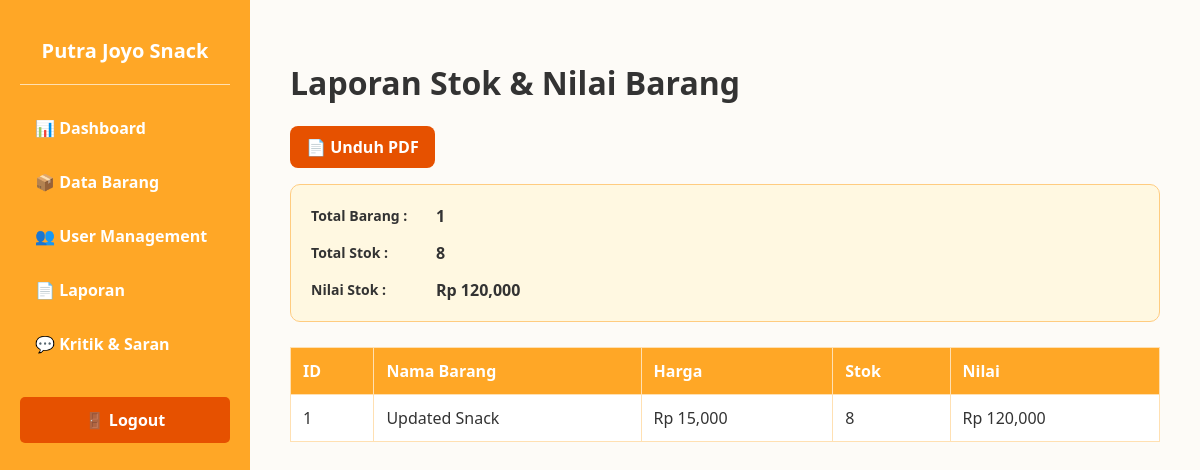
The app's page /admin/laporan, older data.
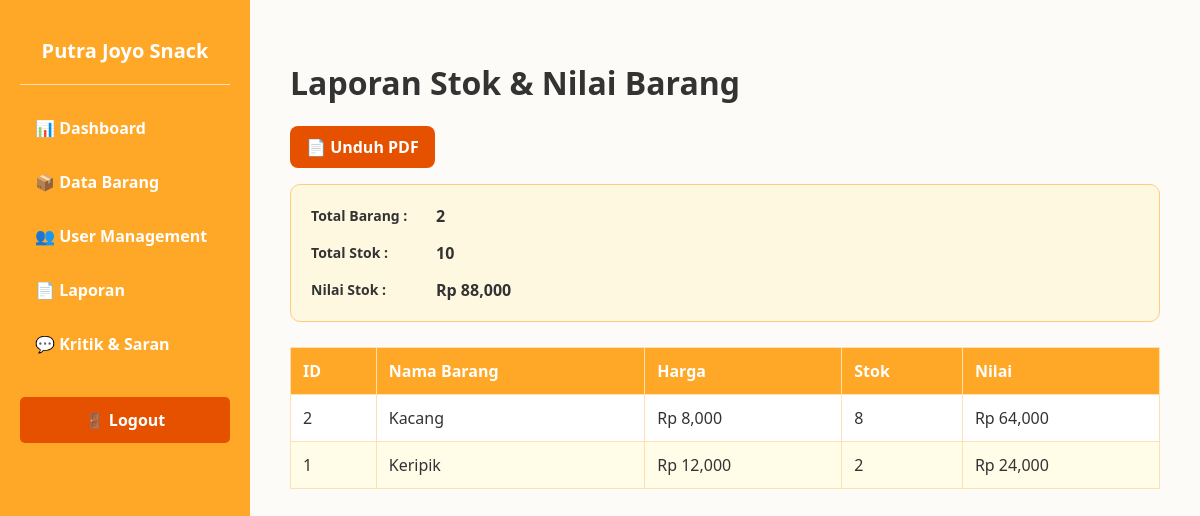
The same page, newer data.
### app.py (models this page shows)
class Barang(db.Model):
    id = db.Column(db.Integer, primary_key=True)
    nama_barang = db.Column(db.String(100), nullable=False)
    harga = db.Column(db.Integer, nullable=False)
    stok = db.Column(db.Integer, nullable=False)
    satuan = db.Column(db.String(20), nullable=False)
    tanggal_masuk = db.Column(db.String(20), nullable=False)
    tanggal_kadaluarsa = db.Column(db.String(20), nullable=False)
    id_admin_fk = db.Column(db.String(50), nullable=False)

### app.py (the view)
@app.route("/admin/laporan")
def admin_laporan():
    total_barang = Barang.query.count()
    total_stok = Barang.query.with_entities(db.func.sum(Barang.stok)).scalar() or 0
    total_nilai = sum(item.harga * item.stok for item in Barang.query.all())
    return render_template(
        "admin/laporan.html",
        total_barang=total_barang,
        total_stok=total_stok,
        total_nilai=total_nilai,
        barang_list=Barang.query.order_by(Barang.id.desc()).all(),
    )

### templates/admin/laporan.html (shortened to what this page needs)
<!DOCTYPE html>
<html lang="id">
<head>
</head>
<body>
    <div class="sidebar">
        <h2>Putra Joyo Snack</h2>
        <hr style="border: 0; height: 1px; background: #FFE0B2; margin-bottom: 20px;">
        <a href="/admin/dashboard">📊 Dashboard</a>
        <a href="/admin/barang">📦 Data Barang</a>
        <a href="/admin/user">👥 User Management</a>
        <a href="/admin/laporan">📄 Laporan</a>
        <a href="/admin/kritik">💬 Kritik & Saran</a>
        <a class="logout-btn" href="/logout">🚪 Logout</a>
    </div>
    <div class="content">
        <h1>Laporan Stok & Nilai Barang</h1>
        <div style="margin-bottom: 16px;">
            <a href="/admin/laporan/download/pdf" style="display:inline-block; background:#E65100; color:white; padding:10px 16px; border-radius:8px; text-decoration:none; font-weight:bold;">📄 Unduh PDF</a>
        </div>
        <div class="filter-container">
            <div class="filter-row">
                <label>Total Barang :</label>
                <strong>{{ total_barang }}</strong>
            </div>
            <div class="filter-row">
                <label>Total Stok :</label>
                <strong>{{ total_stok }}</strong>
            </div>
            <div class="filter-row">
                <label>Nilai Stok :</label>
                <strong>Rp {{ "{:,.0f}".format(total_nilai) }}</strong>
            </div>
        </div>
        <table class="data-table">
            <thead>
                <tr>
                    <th>ID</th>
                    <th>Nama Barang</th>
                    <th>Harga</th>
                    <th>Stok</th>
                    <th>Nilai</th>
                </tr>
            </thead>
            <tbody>
                {% for barang in barang_list %}
                <tr>
                    <td>{{ barang.id }}</td>
                    <td>{{ barang.nama_barang }}</td>
                    <td>Rp {{ "{:,.0f}".format(barang.harga) }}</td>
                    <td>{{ barang.stok }}</td>
                    <td>Rp {{ "{:,.0f}".format(barang.harga * barang.stok) }}</td>
                </tr>
                {% else %}
                <tr>
                    <td colspan="5" style="text-align:center; color:#777;">Belum ada data barang.</td>
                </tr>
                {% endfor %}
            </tbody>
        </table>
    </div>
</body>
</html>

Row changes from the older to the newer data that the page shows:
added Barang: id "2", nama_barang "Kacang", harga "8,000", stok "8", barang.harga*barang.stok "64,000"
changed Barang id 1: nama_barang "Updated Snack" → "Keripik"; harga "15,000" → "12,000"; stok "8" → "2"; barang.harga*barang.stok "120,000" → "24,000"
Text that changed along with them:
{{ total_barang }}: "1" → "2"
{{ total_stok }}: "8" → "10"
{{ "{:,.0f}".format(total_nilai) }}: "120,000" → "88,000"
